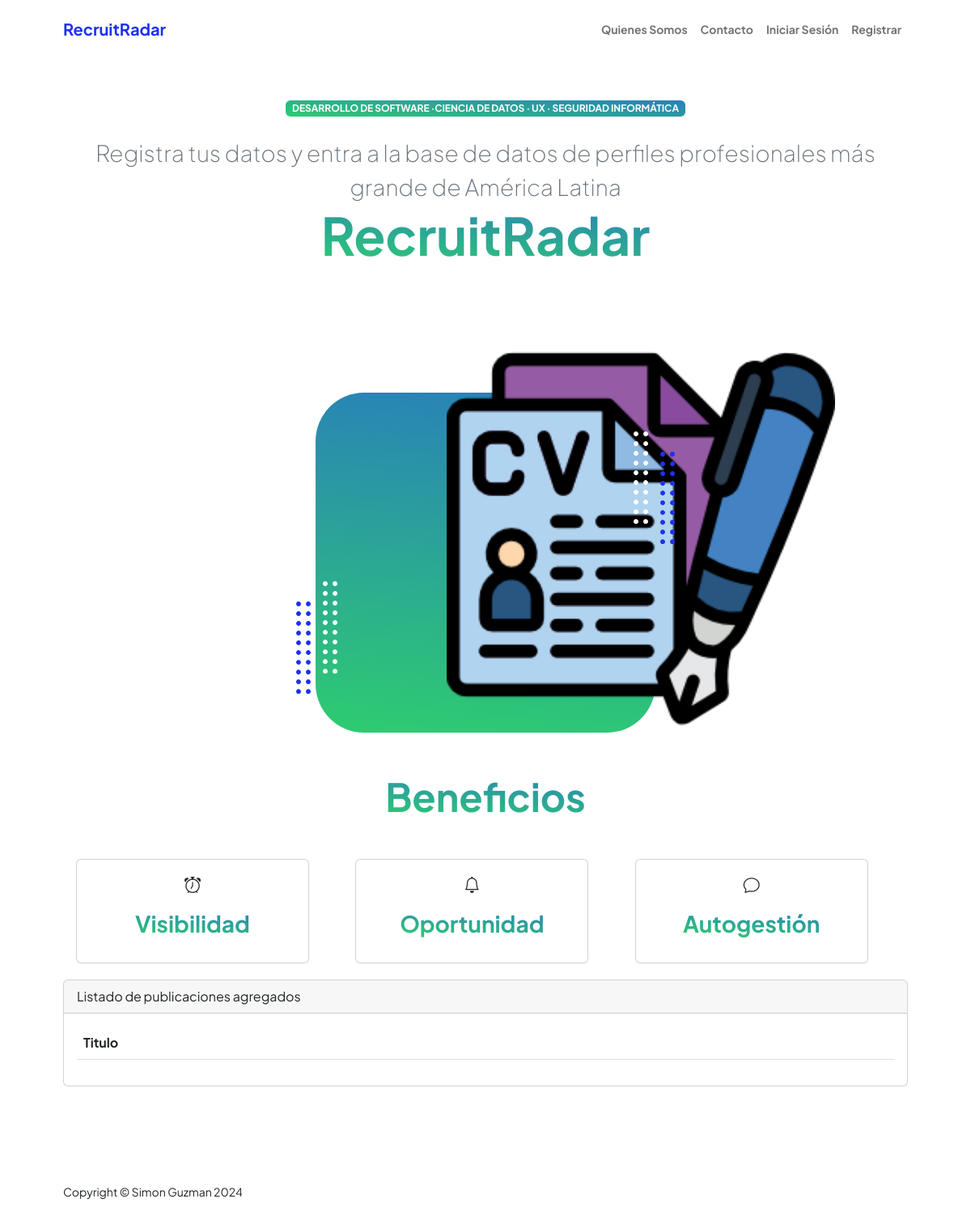
Page /appUsers/ on the earlier database version.
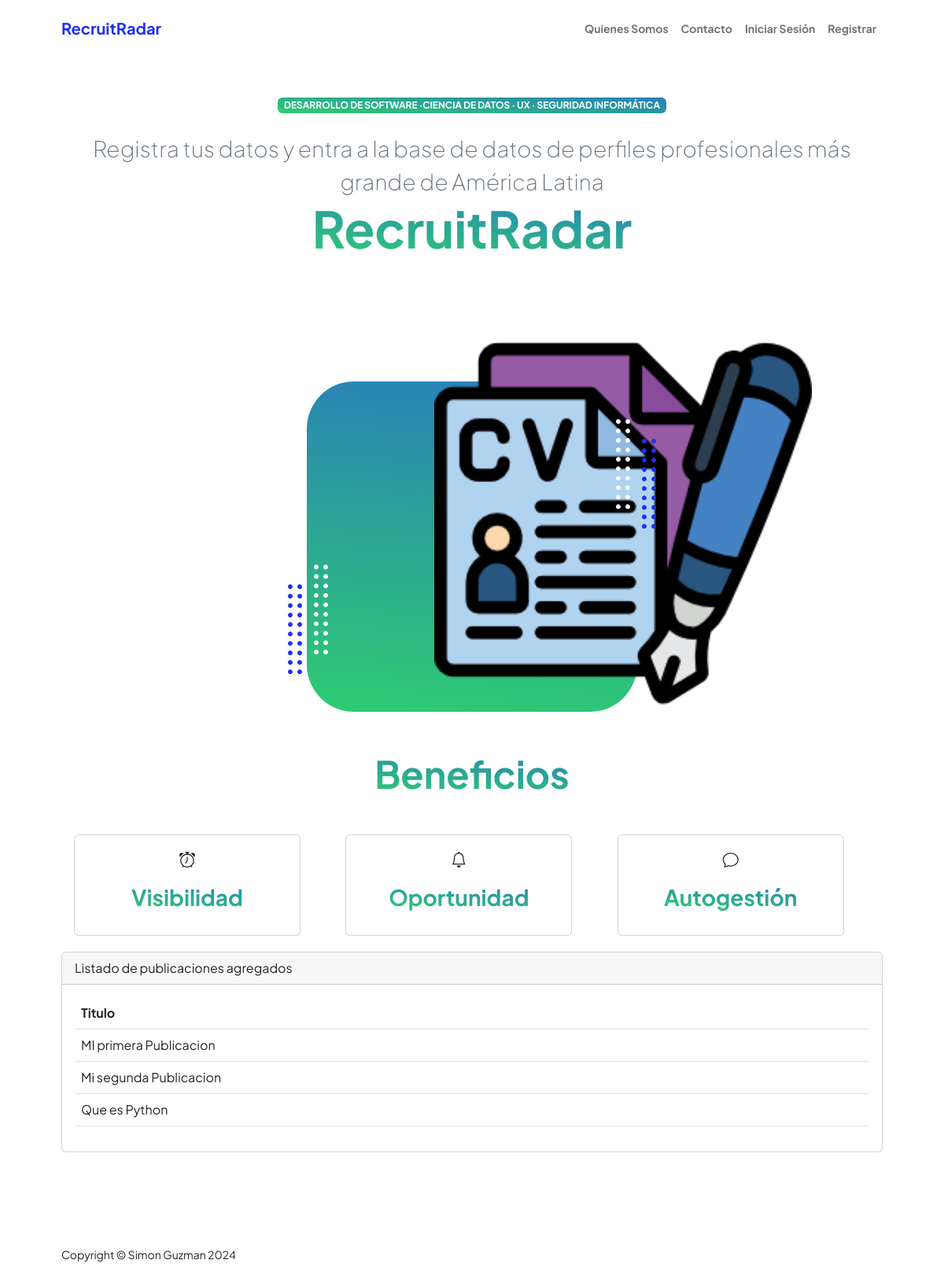
Same page on the later database version.
### appUsers/models.py (models this page shows, shortened)
class Publicacion(models.Model):
    user = models.ForeignKey(User, on_delete=models.CASCADE, null=True)
    titulo = models.CharField(max_length=100, null=True, blank = True)
    contenido = models.CharField(max_length=1000, null=True, blank = True)

### appUsers/views.py (the view)
# urls.py: path('',views.home,name="Home"),
def home(request):
    publicacion = Publicacion.objects.all().reverse()[:10]
    return render(request,"appUsers/home.html" ,{"publicacion":publicacion})

### appUsers/templates/appUsers/home.html (shortened to what this page needs)
{% extends "appUsers/base.html" %}
{% load static %}
{% block datosDinamicos %}
<header class="py-5">
    <div class="container px-5 pb-5">
        <div class="row gx-5 align-items-center">
            <div class="col-xxl-5">
                <div class="text-center text-xxl-start">
                    <div class="badge bg-gradient-primary-to-secondary text-white mb-4"><div class="text-uppercase">Desarrollo de Software &middot;Ciencia de Datos &middot; UX &middot; Seguridad Informática</div></div>
                    <div class="fs-3 fw-light text-muted">Registra tus datos y entra a la base de datos de perfiles profesionales más grande de América Latina</div>
                    <h1 class="display-3 fw-bolder mb-5"><span class="text-gradient d-inline">RecruitRadar</span></h1>
                </div>
            </div>
            <div class="col-xxl-7">
                <div class="d-flex justify-content-center mt-5 mt-xxl-0">
                    <div class="profile bg-gradient-primary-to-secondary">
                        <img class="profile-img" src="{% static 'assets/logo.png' %}" alt="..." />
                        <div class="dots-1">
                        </div>
                        <div class="dots-2">
                        </div>
                        <div class="dots-3">
                        </div>
                        <div class="dots-4">
                        </div>
                    </div>
                </div>
            </div>
        </div>
        <section>
            <div class="container px-3" style="margin-top: 50px;">
                <div class="text-center mb-5">
                    <h1 class="display-5 fw-bolder mb-0"><span class="text-gradient d-inline">Beneficios</span></h1>
                </div>
                <div class="row">
                    <div class="col-md-4">
                      <div class="card" style="width: 18rem;">
                        <div class="card-body text-center">
                          <i class="bi bi-alarm fs-5"></i>
                          <p class="card-text"><h3 class="display-9 fw-bolder mb-3"><span class="text-gradient d-inline">Visibilidad</span></h3></p>
                        </div>
                      </div>
                    </div>
                    <div class="col-md-4">
                      <div class="card" style="width: 18rem;">
                        <div class="card-body text-center">
                          <i class="bi bi-bell fs-5"></i>
                          <p class="card-text"><h3 class="display-9 fw-bolder mb-3"><span class="text-gradient d-inline">Oportunidad</span></h3></p>
                        </div>
                      </div>
                    </div>
                    <div class="col-md-4">
                      <div class="card" style="width: 18rem;">
                        <div class="card-body text-center">
                          <i class="bi bi-chat fs-5"></i>
                          <p class="card-text"><h3 class="display-9 fw-bolder mb-3"><span class="text-gradient d-inline">Autogestión</span></h3></p>
                        </div>
                      </div>
                    </div>
                  </div>
            </div>
        </section>
        <section>
            <div class="card" style="margin-top: 20px;">
                <div class="card-header">
                  Listado de publicaciones agregados
                </div>
                <div class="card-body">
                  <section>
                    <table class="table caption-top">
                        <thead>
                          <tr>
                            <th scope="col">Titulo</th>
                          </tr>
                        </thead>
                        <tbody>
                          {% for info in publicacion %}
                          <tr>
                            <td>{{info.titulo}}</td>
                          </tr>
                          {% endfor%}
                        </tbody>
                    </table>
                </section>
                </div>
              </div>
        </section>
    </div>
</header>
{% endblock %}

Differences in the rows shown:
added Publicacion: titulo "MI primera Publicacion"
added Publicacion: titulo "Mi segunda Publicacion"
added Publicacion: titulo "Que es Python"
